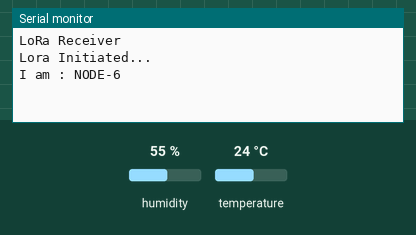
Recording of a sketch running on a simulated Arduino Uno, built with avr-gcc and run on an emulated ATmega328P. On the bench: the last lines printed to the serial monitor. The inputs (shaded band) are chosen by the test bench; at power-on: humidity 55 %, temperature 24 °C. No radio packets arrive unless stated.

Above: at 1.2 s.
1.3 s: humidity set to 22 %
At 10.5 s:
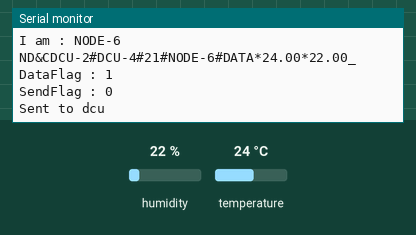
11.5 s: temperature set to 12 °C
13.0 s: humidity set to 40 %
At 20.07 s:
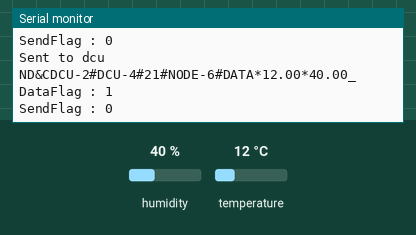

Measured:
- after the input at 1.3 s, the serial monitor: prints a new line after 8.7 s (image 1)
- after the input at 13.0 s, the serial monitor: prints a new line after 7.0 s (image 2)

The sketch:

NODE6_TRANSMITTER.ino
```cpp
//Author : Harish Mohanty
/*
 * Distress Connect
 * @version v1.0.0
 * @link
 * Copyright (c) 2019  Distress Connect
 * @Author Team Distress Connect
 * IBM : CALL FOR CODE 2019 Global Challange
 */
//Code   : DCU-6 Transmitter

#include <SPI.h>
#include <LoRa.h>
#include <Wire.h>
#include "DHT.h"

#define DHTPIN A3
#define DHTTYPE DHT22

DHT dht(DHTPIN, DHTTYPE);
String msg = "Sorry world i am the boss of universe. so u can call me as universal boss";
int i = 1, len = 0, noOfIterations = 0, iterationLeft = 0, remainingBytes = 0, counter = 0, pointer = 0;
String msgLen = "", s;
char temp = 'a';
int toPiInterrupt = 4;
const int csPin = 10;          // LoRa radio chip select
const int resetPin = 9;       // LoRa radio reset
const int irqPin = 2;         // change for your board; must be a hardware interrupt pin
String incoming = "";
//String me="CDCU2"
bool sendFlag = false;
String me = "NODE-6";
bool dataFlag = false, reqFlag = false;
int VCC = A2;
int GND = A1;
int DATA = A3;
long current = 0, prev = 0;
int interval = 10000;
float humidity = 0, temperature = 0;
String weatherData="";
void setup() {
  Wire.begin(9);                // join i2c bus with address #8
  Wire.onReceive(requestEvent); // register event
  Serial.begin(9600);
  pinMode(VCC, OUTPUT);
  pinMode(GND, OUTPUT);
  digitalWrite(VCC, HIGH);
  digitalWrite(GND, LOW);
  Serial.println("LoRa Receiver");
  LoRa.setPins(csPin, resetPin, irqPin);
  if (!LoRa.begin(433E6)) {
    Serial.println("Starting LoRa failed!");
    delay(5000);
    while (1);
  }
  Serial.println("Lora Initiated...");
  Serial.print("I am : ");
  Serial.println(me);

  dht.begin();
}

void loop() {
  current = millis();

  if (current - prev == interval) {
    readDHT();
    dataFlag = true;
    weatherData = "ND&CDCU-2#DCU-4#21#NODE-6#DATA*" + String(temperature) + "*" + String(humidity) + "_";
    Serial.println(weatherData);
    prev = current;

    Serial.print("DataFlag : ");
    Serial.println(dataFlag);

    Serial.print("SendFlag : ");
    Serial.println(sendFlag);


  }
  if (sendFlag && !dataFlag) {
    sendData(s);
    sendFlag = false;
  }
  if (!sendFlag && dataFlag) {
    sendWeatherData(weatherData);
    dataFlag = false;
  }

}

void readDHT() {
  dataFlag = true;
  humidity = dht.readHumidity();
  temperature = dht.readTemperature();
}
void sendWeatherData(String s) {
  LoRa.beginPacket();
  LoRa.print(s.c_str());
  LoRa.endPacket();
  Serial.println("Sent to dcu");
  s = "";
}
void sendData(String s) {
  LoRa.beginPacket();
  LoRa.print(s.c_str());
  LoRa.endPacket();
  Serial.println("Sent to dcu");
  s = "";
}

void requestEvent() {

  if (Wire.available() > 0) {

    char c = Wire.read();
    //    Serial.print(c);
    if (c == '^');
    if (c != '_') {
      s += c;

    }
    else if (c == '_') {
      Serial.println(s);
      sendFlag = true;
    }
  }
}
String getValue(String data, char separator, int index)
{
  int found = 0;
  int strIndex[] = { 0, -1 };
  int maxIndex = data.length() - 1;

  for (int i = 0; i <= maxIndex && found <= index; i++) {
    if (data.charAt(i) == separator || i == maxIndex) {
      found++;
      strIndex[0] = strIndex[1] + 1;
      strIndex[1] = (i == maxIndex) ? i + 1 : i;
    }
  }
  return found > index ? data.substring(strIndex[0], strIndex[1]) : "";
}
```
